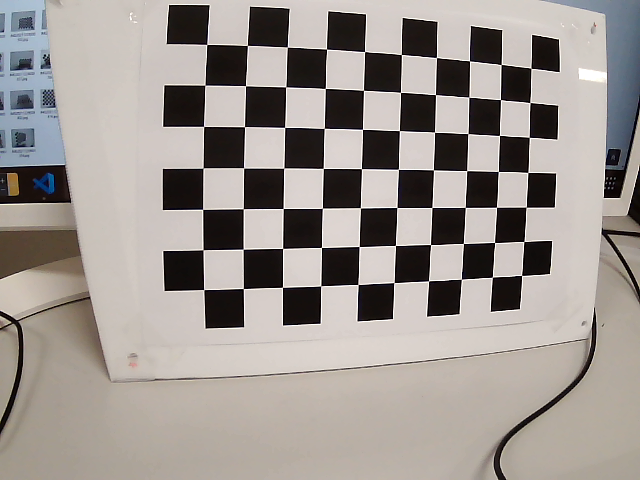
#> input picture Calibration/pics/pic13.png, 640 x 480 px, found by its file name
$ python ImageRegistration.py
#> lines starting #> are read from the running program, lines starting #| are printed output that depends on the picture
"""
ボツ
"""

import cv2
import sys
import numpy as np

if __name__ == "__main__":
    img1 = cv2.imread('./Data/rgb_img/pic13.png')
#> img1 is the input picture: shape (480, 640, 3); mean B, G, R 144.2, 149, 155.8
    img2 = cv2.imread('./Data/thermal_img/pic13.png')

    gray1 = cv2.cvtColor(img1, cv2.COLOR_BGR2GRAY).astype(np.float32)
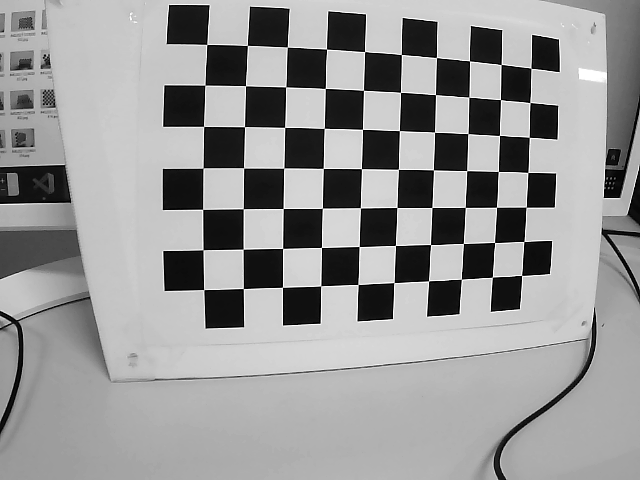
#> gray1: shape (480, 640) float32; min 0, max 255, mean 150.5
    gray2 = cv2.cvtColor(img2, cv2.COLOR_BGR2GRAY).astype(np.float32)

    (x, y), r = cv2.phaseCorrelate(gray1, gray2)
#> x = 0; y = 0; r = 1
    print(x, y, r)
#| 0.0 0.0 1.0
    W = img1.shape[1]
#> W = 640
    H = img1.shape[0]
#> H = 480

    if x < 0:
        x11, x12 = abs(int(x)), W
        x21, x22 = 0, W-abs(int(x))
    else:
        x21, x22 = abs(int(x)), W
#> x21 = 0; x22 = 640
        x11, x12 = 0, W-abs(int(x))
#> x11 = 0; x12 = 640

    if y < 0:
        y11, y12 = abs(int(y)), H
        y21, y22 = 0, H-abs(int(y))
    else:
        y21, y22 = abs(int(y)), H
#> y21 = 0; y22 = 480
        y11, y12 = 0, H-abs(int(y))
#> y11 = 0; y12 = 480


    print(W, x12-x11, x22-x21)
#| 640 640 640
    cv2.imwrite("out1.png", img1[y11:y12, x11:x12])
    cv2.imwrite("out2.png", img2[y21:y22, x21:x22])

$ run again, with Calibration/pics/pic1.png copied over Calibration/pics/pic13.png
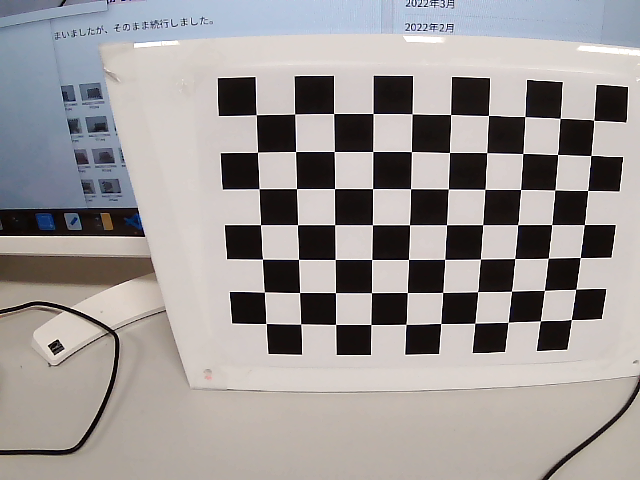
#> input picture Calibration/pics/pic1.png, 640 x 480 px, found by its file name
#> img1 is the input picture: shape (480, 640, 3); mean B, G, R 151.9, 152.8, 157.5
#> `gray1 = cv2.cvtColor(img1, cv2.COLOR_BGR2GRAY).astype(np.float32)`:
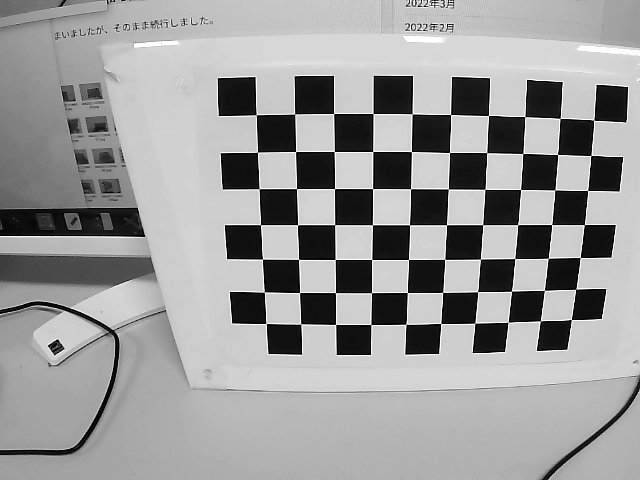
#> gray1: shape (480, 640) float32; min 0, max 255, mean 154.1
#> x = 0; r = 1
#| 0.0 0.0 1.0
#> x21 = 0; x22 = 640
#> x11 = 0; x12 = 640
#> y21 = 0; y22 = 480
#> y11 = 0; y12 = 480
#| 640 640 640

$ run again, with Calibration/pics/pic10.png copied over Calibration/pics/pic13.png
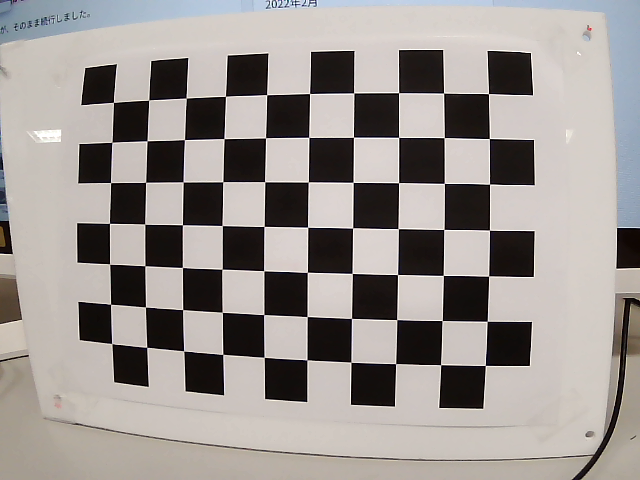
#> input picture Calibration/pics/pic10.png, 640 x 480 px, found by its file name
#> img1 is the input picture: shape (480, 640, 3); mean B, G, R 144.4, 147.8, 153.7
#> `gray1 = cv2.cvtColor(img1, cv2.COLOR_BGR2GRAY).astype(np.float32)`:
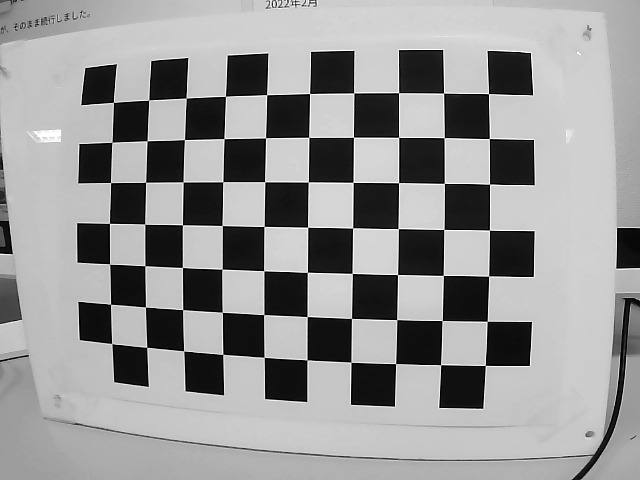
#> gray1: shape (480, 640) float32; min 0, max 255, mean 149.2
#> x = 0; r = 1
#| 0.0 0.0 1.0
#> x21 = 0; x22 = 640
#> x11 = 0; x12 = 640
#> y21 = 0; y22 = 480
#> y11 = 0; y12 = 480
#| 640 640 640
